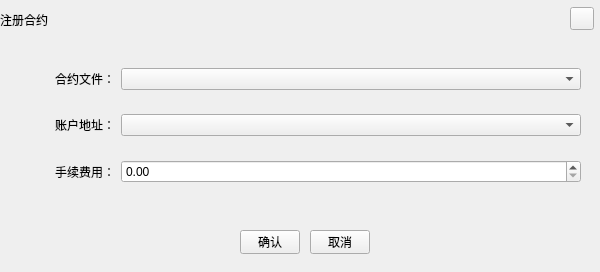
<?xml version="1.0" encoding="UTF-8"?>
<ui version="4.0">
 <class>RegisterContractDialogCTC</class>
 <widget class="QDialog" name="RegisterContractDialogCTC">
  <property name="geometry">
   <rect>
    <x>0</x>
    <y>0</y>
    <width>600</width>
    <height>272</height>
   </rect>
  </property>
  <property name="windowTitle">
   <string>Dialog</string>
  </property>
  <widget class="QLabel" name="title_Label">
   <property name="geometry">
    <rect>
     <x>0</x>
     <y>0</y>
     <width>600</width>
     <height>40</height>
    </rect>
   </property>
   <property name="font">
    <font>
     <family>微软雅黑</family>
     <weight>50</weight>
     <italic>false</italic>
     <bold>false</bold>
    </font>
   </property>
   <property name="styleSheet">
    <string notr="true"/>
   </property>
   <property name="text">
    <string>注册合约</string>
   </property>
  </widget>
  <widget class="QToolButton" name="closeBtn">
   <property name="geometry">
    <rect>
     <x>570</x>
     <y>7</y>
     <width>24</width>
     <height>23</height>
    </rect>
   </property>
   <property name="font">
    <font>
     <family>微软雅黑</family>
    </font>
   </property>
   <property name="cursor">
    <cursorShape>PointingHandCursor</cursorShape>
   </property>
   <property name="styleSheet">
    <string notr="true"/>
   </property>
   <property name="text">
    <string/>
   </property>
  </widget>
  <widget class="QToolButton" name="okBtn">
   <property name="geometry">
    <rect>
     <x>240</x>
     <y>230</y>
     <width>60</width>
     <height>24</height>
    </rect>
   </property>
   <property name="cursor">
    <cursorShape>PointingHandCursor</cursorShape>
   </property>
   <property name="styleSheet">
    <string notr="true">font: 9pt &quot;微软雅黑&quot;;</string>
   </property>
   <property name="text">
    <string>确认</string>
   </property>
  </widget>
  <widget class="QToolButton" name="cancelBtn">
   <property name="geometry">
    <rect>
     <x>310</x>
     <y>230</y>
     <width>60</width>
     <height>24</height>
    </rect>
   </property>
   <property name="cursor">
    <cursorShape>PointingHandCursor</cursorShape>
   </property>
   <property name="styleSheet">
    <string notr="true">font: 9pt &quot;微软雅黑&quot;;</string>
   </property>
   <property name="text">
    <string>取消</string>
   </property>
  </widget>
  <widget class="QWidget" name="layoutWidget">
   <property name="geometry">
    <rect>
     <x>0</x>
     <y>50</y>
     <width>581</width>
     <height>151</height>
    </rect>
   </property>
   <layout class="QGridLayout" name="gridLayout" rowstretch="0,0,0" columnstretch="1,4">
    <item row="1" column="0">
     <widget class="QLabel" name="label_7">
      <property name="text">
       <string>账户地址：</string>
      </property>
      <property name="alignment">
       <set>Qt::AlignRight|Qt::AlignTrailing|Qt::AlignVCenter</set>
      </property>
     </widget>
    </item>
    <item row="0" column="1">
     <widget class="QComboBox" name="contractFile">
      <property name="minimumSize">
       <size>
        <width>200</width>
        <height>0</height>
       </size>
      </property>
     </widget>
    </item>
    <item row="2" column="0">
     <widget class="QLabel" name="label_3">
      <property name="text">
       <string>手续费用：</string>
      </property>
      <property name="alignment">
       <set>Qt::AlignRight|Qt::AlignTrailing|Qt::AlignVCenter</set>
      </property>
     </widget>
    </item>
    <item row="0" column="0">
     <widget class="QLabel" name="label">
      <property name="text">
       <string>合约文件：</string>
      </property>
      <property name="alignment">
       <set>Qt::AlignRight|Qt::AlignTrailing|Qt::AlignVCenter</set>
      </property>
     </widget>
    </item>
    <item row="1" column="1">
     <widget class="QComboBox" name="address"/>
    </item>
    <item row="2" column="1">
     <widget class="QDoubleSpinBox" name="feelimit"/>
    </item>
   </layout>
  </widget>
 </widget>
 <resources/>
 <connections/>
</ui>
